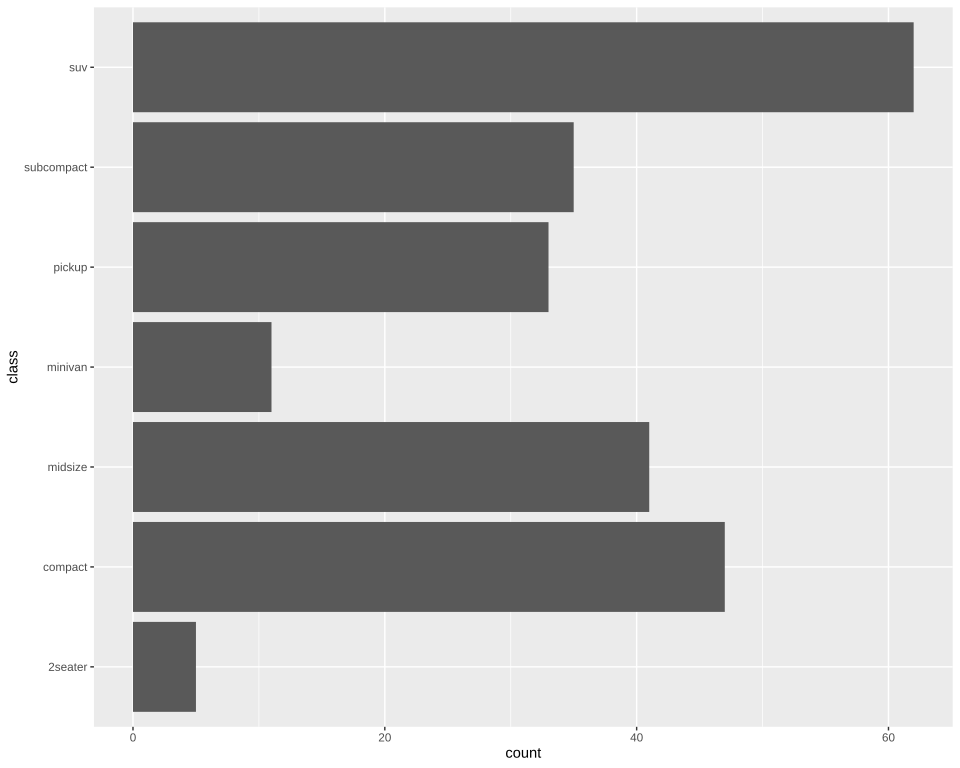

The script that drew this image:
# The plot test/golden/horizontal_bar.svg draws, drawn by ggplot2 itself, as ggplot2's own visual tests draw
# their snapshots: the independent check on that golden whenever it changes. The suite never runs
# this; it needs R, ggplot2 and vdiffr, which Docker's r-base image installs. From the repository's
# root:
#
#   docker run --rm -v "$PWD/test/golden":/golden:ro r-base:latest bash -c \
#     'apt-get update -qq && apt-get install -y -qq r-cran-ggplot2 r-cran-vdiffr >/dev/null 2>&1 &&
#      Rscript /golden/horizontal_bar.R' > horizontal_bar.ggplot2.svg
#
# and compare the two drawings element by element, as test/golden/point.R describes:
#
#   elements() { grep -E "^<(rect x|circle|polygon|polyline|text)" "$1" |
#     sed -e 's/font-family: [^;]*;//' -e 's/ stroke: #000000;//' -e 's/ fill: none;//'; }
#   diff <(elements horizontal_bar.ggplot2.svg) <(elements test/golden/horizontal_bar.svg)
#
# geom_bar()'s third example from ggplot2's reference page: mpg's classes counted along y, so the
# bars run rightward and the x axis is titled count. First checked with ggplot2 4.0.3 and vdiffr
# 1.0.9: every element and clip path matches but svglite's around the whole drawing, and the one
# departure is test/golden/point.R's, the x axis drawn before the y.

library(ggplot2)

plot <- ggplot(mpg) + geom_bar(aes(y = class)) + theme_gray()

file <- tempfile(fileext = ".svg")
vdiffr::write_svg(plot, file)
cat(readLines(file), sep = "\n")
